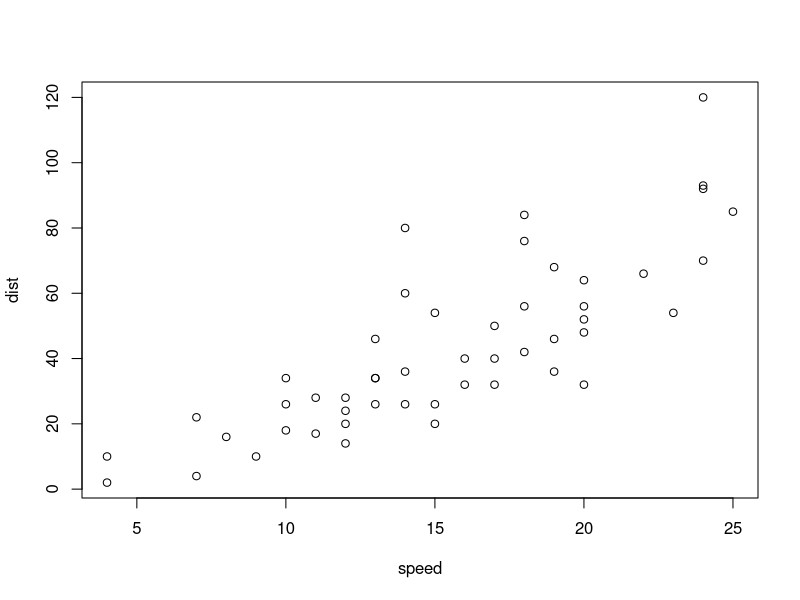
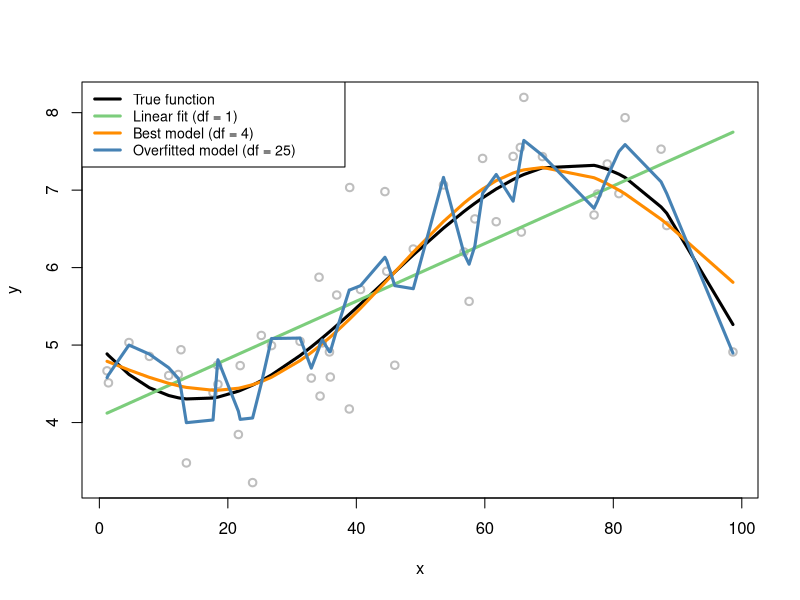
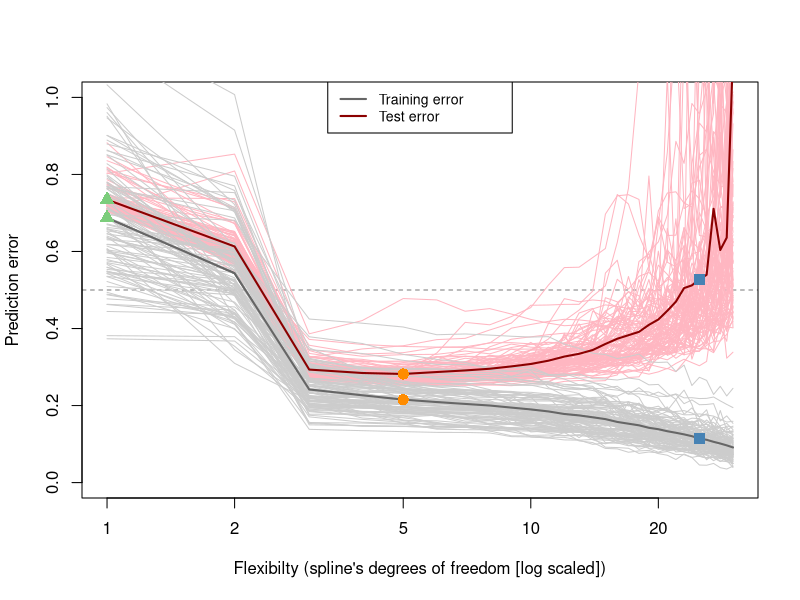
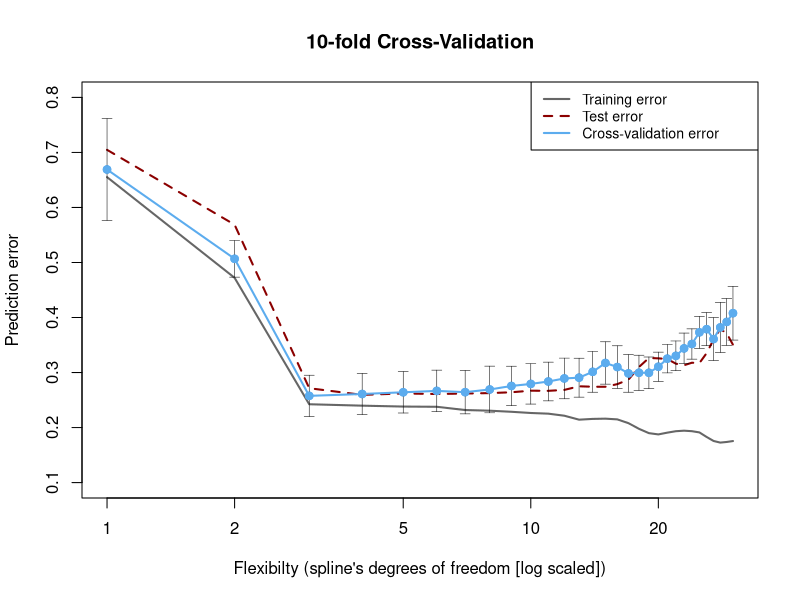
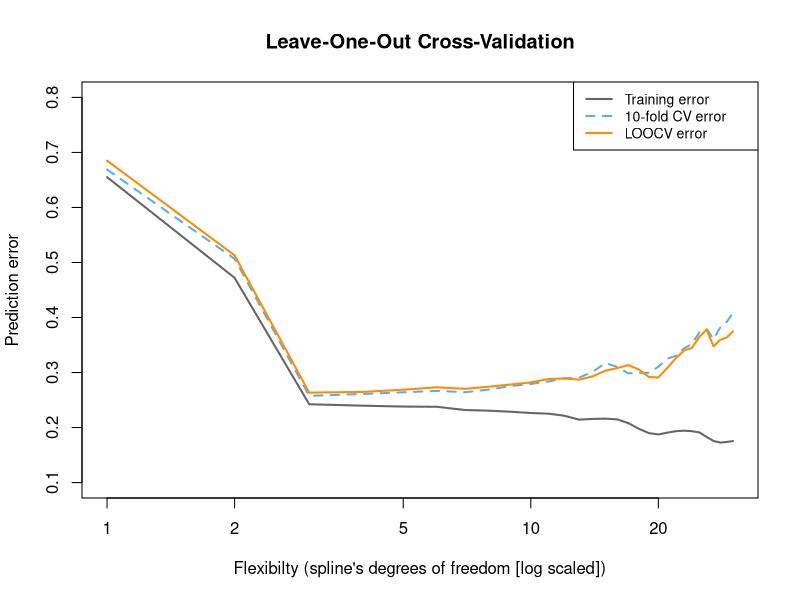

Generate these figures, in order, with R:
## ---- chunk 1
plot(cars)
## ---- chunk 2
# Generate the training and test samples
seed <- 1809
set.seed(seed)

gen_data <- function(n, beta, sigma_eps) {
    eps <- rnorm(n, 0, sigma_eps)
    x <- sort(runif(n, 0, 100))
    X <- cbind(1, poly(x, degree = (length(beta) - 1), raw = TRUE))
    y <- as.numeric(X %*% beta + eps)
    
    return(data.frame(x = x, y = y))
}

# Fit the models
require(splines)

n_rep <- 100
n_df <- 30
df <- 1:n_df
beta <- c(5, -0.1, 0.004, -3e-05)
n_train <- 50
n_test <- 10000
sigma_eps <- 0.5

xy <- res <- list()
xy_test <- gen_data(n_test, beta, sigma_eps)
for (i in 1:n_rep) {
    xy[[i]] <- gen_data(n_train, beta, sigma_eps)
    x <- xy[[i]][, "x"]
    y <- xy[[i]][, "y"]
    res[[i]] <- apply(t(df), 2, function(degf) lm(y ~ ns(x, df = degf)))
}
## ---- chunk 3
# Plot the data
x <- xy[[1]]$x
X <- cbind(1, poly(x, degree = (length(beta) - 1), raw = TRUE))
y <- xy[[1]]$y
plot(y ~ x, col = "gray", lwd = 2)
lines(x, X %*% beta, lwd = 3, col = "black")
lines(x, fitted(res[[1]][[1]]), lwd = 3, col = "palegreen3")
lines(x, fitted(res[[1]][[4]]), lwd = 3, col = "darkorange")
lines(x, fitted(res[[1]][[25]]), lwd = 3, col = "steelblue")
legend(x = "topleft", legend = c("True function", "Linear fit (df = 1)", "Best model (df = 4)", 
    "Overfitted model (df = 25)"), lwd = rep(3, 4), col = c("black", "palegreen3", 
    "darkorange", "steelblue"), text.width = 32, cex = 0.85)
## ---- chunk 4
# Compute the training and test errors for each model
pred <- list()
mse <- te <- matrix(NA, nrow = n_df, ncol = n_rep)
for (i in 1:n_rep) {
    mse[, i] <- sapply(res[[i]], function(obj) deviance(obj)/nobs(obj))
    pred[[i]] <- mapply(function(obj, degf) predict(obj, data.frame(x = xy_test$x)), 
        res[[i]], df)
    te[, i] <- sapply(as.list(data.frame(pred[[i]])), function(y_hat) mean((xy_test$y - 
        y_hat)^2))
}

# Compute the average training and test errors
av_mse <- rowMeans(mse)
av_te <- rowMeans(te)

# Plot the errors
plot(df, av_mse, type = "l", lwd = 2, col = gray(0.4), ylab = "Prediction error", 
    xlab = "Flexibilty (spline's degrees of freedom [log scaled])", ylim = c(0, 
        1), log = "x")
abline(h = sigma_eps, lty = 2, lwd = 0.5)
for (i in 1:n_rep) {
    lines(df, te[, i], col = "lightpink")
}
for (i in 1:n_rep) {
    lines(df, mse[, i], col = gray(0.8))
}
lines(df, av_mse, lwd = 2, col = gray(0.4))
lines(df, av_te, lwd = 2, col = "darkred")
points(df[1], av_mse[1], col = "palegreen3", pch = 17, cex = 1.5)
points(df[1], av_te[1], col = "palegreen3", pch = 17, cex = 1.5)
points(df[which.min(av_te)], av_mse[which.min(av_te)], col = "darkorange", pch = 16, 
    cex = 1.5)
points(df[which.min(av_te)], av_te[which.min(av_te)], col = "darkorange", pch = 16, 
    cex = 1.5)
points(df[25], av_mse[25], col = "steelblue", pch = 15, cex = 1.5)
points(df[25], av_te[25], col = "steelblue", pch = 15, cex = 1.5)
legend(x = "top", legend = c("Training error", "Test error"), lwd = rep(2, 2), 
    col = c(gray(0.4), "darkred"), text.width = 0.3, cex = 0.85)

## ---- chunk 5
set.seed(seed)

n_train <- 100
xy <- gen_data(n_train, beta, sigma_eps)
x <- xy$x
y <- xy$y

fitted_models <- apply(t(df), 2, function(degf) lm(y ~ ns(x, df = degf)))
mse <- sapply(fitted_models, function(obj) deviance(obj)/nobs(obj))

n_test <- 10000
xy_test <- gen_data(n_test, beta, sigma_eps)
pred <- mapply(function(obj, degf) predict(obj, data.frame(x = xy_test$x)), 
    fitted_models, df)
te <- sapply(as.list(data.frame(pred)), function(y_hat) mean((xy_test$y - y_hat)^2))

n_folds <- 10
folds_i <- sample(rep(1:n_folds, length.out = n_train))
cv_tmp <- matrix(NA, nrow = n_folds, ncol = length(df))
for (k in 1:n_folds) {
    test_i <- which(folds_i == k)
    train_xy <- xy[-test_i, ]
    test_xy <- xy[test_i, ]
    x <- train_xy$x
    y <- train_xy$y
    fitted_models <- apply(t(df), 2, function(degf) lm(y ~ ns(x, df = degf)))
    x <- test_xy$x
    y <- test_xy$y
    pred <- mapply(function(obj, degf) predict(obj, data.frame(ns(x, df = degf))), 
        fitted_models, df)
    cv_tmp[k, ] <- sapply(as.list(data.frame(pred)), function(y_hat) mean((y - 
        y_hat)^2))
}
cv <- colMeans(cv_tmp)

require(Hmisc)

plot(df, mse, type = "l", lwd = 2, col = gray(0.4), ylab = "Prediction error", 
    xlab = "Flexibilty (spline's degrees of freedom [log scaled])", main = paste0(n_folds, 
        "-fold Cross-Validation"), ylim = c(0.1, 0.8), log = "x")
lines(df, te, lwd = 2, col = "darkred", lty = 2)
cv_sd <- apply(cv_tmp, 2, sd)/sqrt(n_folds)
errbar(df, cv, cv + cv_sd, cv - cv_sd, add = TRUE, col = "steelblue2", pch = 19, 
    lwd = 0.5)
lines(df, cv, lwd = 2, col = "steelblue2")
points(df, cv, col = "steelblue2", pch = 19)
legend(x = "topright", legend = c("Training error", "Test error", "Cross-validation error"), 
    lty = c(1, 2, 1), lwd = rep(2, 3), col = c(gray(0.4), "darkred", "steelblue2"), 
    text.width = 0.4, cex = 0.85)
## ---- chunk 6
require(splines)

loocv_tmp <- matrix(NA, nrow = n_train, ncol = length(df))
for (k in 1:n_train) {
  train_xy <- xy[-k, ]
  test_xy <- xy[k, ]
  x <- train_xy$x
  y <- train_xy$y
  fitted_models <- apply(t(df), 2, function(degf) lm(y ~ ns(x, df = degf)))
  pred <- mapply(function(obj, degf) predict(obj, data.frame(x = test_xy$x)),
                 fitted_models, df)
  loocv_tmp[k, ] <- (test_xy$y - pred)^2
}
loocv <- colMeans(loocv_tmp)

plot(df, mse, type = "l", lwd = 2, col = gray(.4), ylab = "Prediction error",
     xlab = "Flexibilty (spline's degrees of freedom [log scaled])",
     main = "Leave-One-Out Cross-Validation", ylim = c(.1, .8), log = "x")
lines(df, cv, lwd = 2, col = "steelblue2", lty = 2)
lines(df, loocv, lwd = 2, col = "darkorange")
legend(x = "topright", legend = c("Training error", "10-fold CV error", "LOOCV error"),
       lty = c(1, 2, 1), lwd = rep(2, 3), col = c(gray(.4), "steelblue2", "darkorange"),
       text.width = .3, cex = .85)
